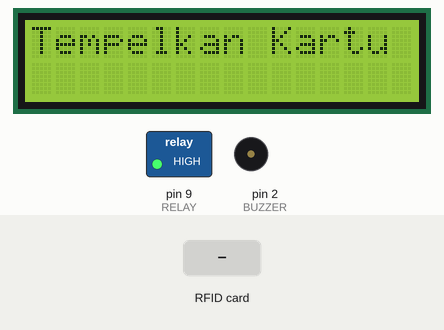
Simulated run of this sketch. Board: Arduino Uno, built with avr-gcc and run on an emulated ATmega328P. On the bench: 16×2 character LCD, switched loads named in the sketch (green lamp = pin HIGH), buzzer (waves = sounding, pin HIGH). The test bench sets the inputs (shaded band). Pins used as bus, display or sensor lines are not drawn.

Above: at 3.3 s.
3.4 s: RFID card 5E 7A 19 C4 held to the reader
At 4.2 s:
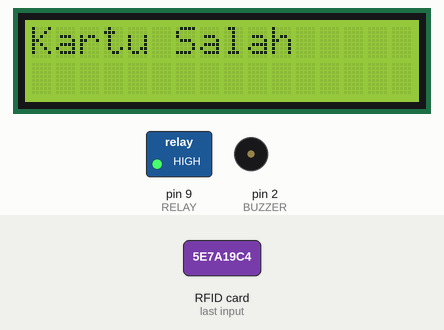
At 4.8 s:
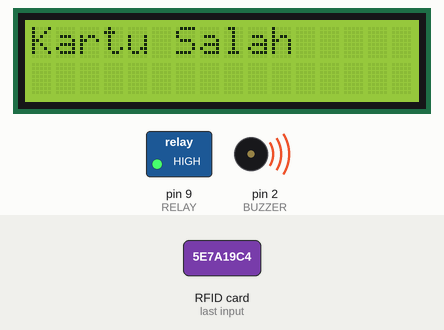
6.4 s: RFID card 25 1D A7 AC held to the reader
At 8.6 s:
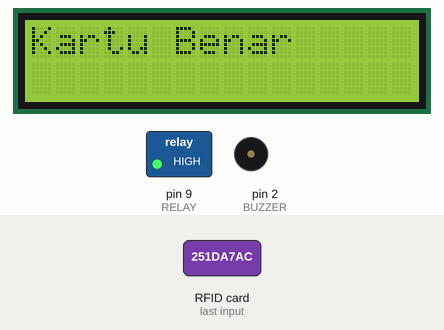
Timing chart, 0 to 10.1 s (numbered marks = the images above; inputs shaded):
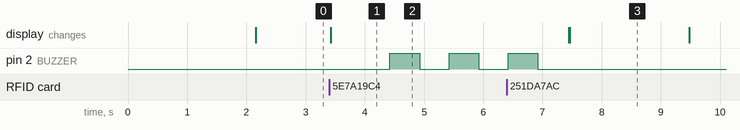

The sketch:

PROGRAM.ino
```cpp
#include <SPI.h>
#include <MFRC522.h>
#include <LiquidCrystal_I2C.h>
#include <Keypad.h>
LiquidCrystal_I2C lcd(0x27, 16, 2);

#define BUZZER 2
#define RST_PIN   8
#define SS_PIN    10
#define RELAY 9

const byte ROWS = 4; //keypad 4 baris
const byte COLS = 4; //4 kolom
char hexaKeys[ROWS][COLS] = {
  {'1','2','3','A'},
  {'4','5','6','B'},
  {'7','8','9','C'},
  {'*','0','#','D'}
};
byte rowPins[ROWS] = {0,1,A5,A4}; //koneksi baris keypad
byte colPins[COLS] = {A3,A2,A1,A0}; //koneksi kolom keypad
Keypad customKeypad = Keypad( makeKeymap(hexaKeys), rowPins, colPins, ROWS, COLS);
MFRC522 mfrc522(SS_PIN, RST_PIN);
MFRC522::MIFARE_Key key;

byte i,j,k,f_cek;
String ID_TAG;
String ID[2];
int jmlkartu;
String Password="000000";
String pw;
byte f_kpd;
//==============================
void setup() {
  lcd.init();
  lcd.backlight();
  SPI.begin();
  mfrc522.PCD_Init();
  jmlkartu=2;
  ID[0]="251da7ac";
  ID[1]="803ee1b";
  lcd.clear();
  lcd.print("Halo Bos!");
  lcd.setCursor(0,1);
  lcd.print("Mau Setoran?");
  pinMode(BUZZER,OUTPUT);
  pinMode(RELAY,OUTPUT);
  digitalWrite(RELAY,HIGH);
  delay(2000);
  lcd.clear();
  lcd.print("Tempelkan Kartu");
}
//============
void readRFID(byte *buffer, byte bufferSize)
{
  ID_TAG="";
  for(byte i = 0;i<bufferSize; i++)
  {
    ID_TAG=ID_TAG+String(buffer[i], HEX);
  }
}
//=============

void loop() {
  if(!mfrc522.PICC_IsNewCardPresent() || !mfrc522.PICC_ReadCardSerial()){
    return;
  }
  readRFID(mfrc522.uid.uidByte, mfrc522.uid.size);
  f_cek=0;
  for(k=0;k<jmlkartu;k++){
  if(ID_TAG==ID[k]){
    f_cek=1;
    lcd.clear();
    lcd.print("Kartu Benar");
    delay(2000);
    lcd.clear();
    lcd.print("Masukkan Password");
    lcd.setCursor(0,1);
    lcd.print("PW:");
    f_kpd=1;
    pw="";
    while(f_kpd){
      char customKey = customKeypad.getKey();
      if (customKey){
        lcd.print("*");
        pw=pw+customKey;
        j++;
        if(j==6){
          j=0;
          if(pw==Password){
            f_kpd=0;
            lcd.clear();
            lcd.print("Password Benar");
            lcd.setCursor(0,1);
            lcd.print("Selamat Setoran!");
            digitalWrite(RELAY,LOW);
            while(1);
          }
          else{
            lcd.clear();
            lcd.print("Password Salah");
            delay(2000);
            k++;
            if(k<3){
              pw="";
              lcd.clear();
              lcd.print("Masukkan Password");
              lcd.setCursor(0,1);
              lcd.print("PW:");
            }
            else{
              lcd.clear();
              lcd.print("Maaf Anda");
              lcd.setCursor(0,1);
              lcd.print("Terblokir...");
              while(1);
            }
            delay(3000);
          }
        }
      }
    }
  }
  }
  if(f_cek==0){
    lcd.clear();
    lcd.print("Kartu Salah");
    delay(1000);
    for(j=0;j<3;j++){
    digitalWrite (BUZZER,HIGH);
    delay(500);
    digitalWrite (BUZZER,LOW);
    delay(500);
    }
  }

    lcd.clear();
    lcd.print("Tempelkan Kartu");
}
```

Measured:
- after the input at 3.4 s, pin 2 (BUZZER): alternates HIGH for 0.50 s and LOW for 0.50 s, starting after 1.0 s; the display: changes at once (image 1)
- after the input at 6.4 s, the display: first differs from a run without the input after 1.1 s (image 3)
